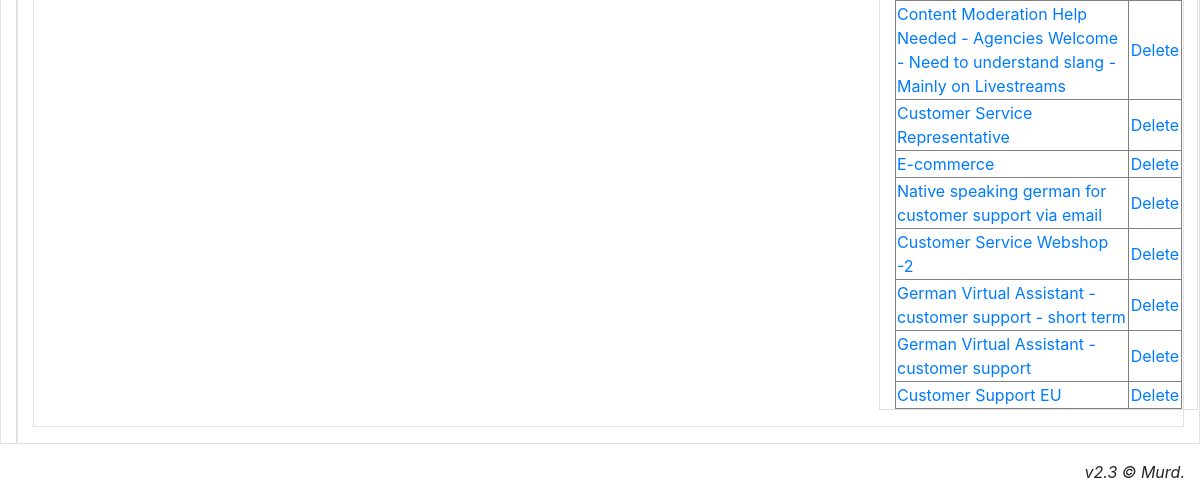
Before: /chat/db/edit/503/ (lower part) with the older database file.
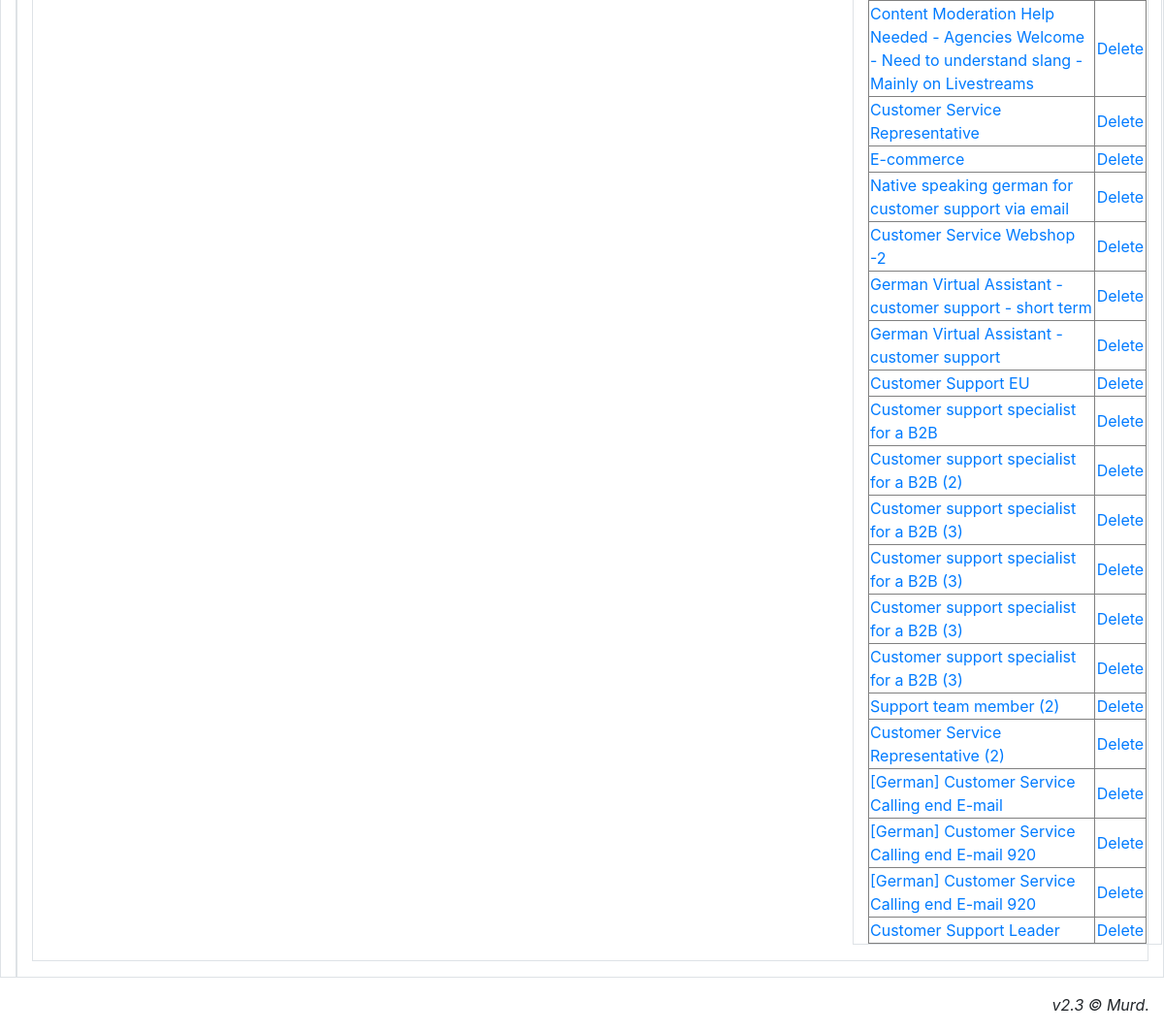
After: the same page with the newer database file.
### chat/models.py (models this page shows, shortened)
class MessageChain(models.Model):
    owner = models.ForeignKey(AdvUser, verbose_name='Chein owner.', on_delete = models.DO_NOTHING)
    created_at = models.DateTimeField(auto_now_add=True, db_index=True, verbose_name='Message time.')
    job_title = models.TextField(default = "noname")
    job_description = models.TextField()
    proposal_cover_letter = models.TextField()
    chat_interview = models.TextField()

### chat/views.py (the view, shortened to what this page needs)
# urls.py: path('chat/db/edit/<int:id>/', views.edit_proposal_page, name= 'my_edit_proposal'),
def edit_proposal_page(request, id = 0):
    template = 'chat/chat_edit_proposal.html'
    jobs = MessageChain.objects.all()
    models = [(0, 'text-davinci-003'), (1, 'gpt-3.5-turbo')]
    if (id > 0):
        curr_job_chain = MessageChain.objects.get(id=id)
    else:
        curr_job_chain = MessageChain.objects.last()
    if (curr_job_chain == None):
        parts = JobForm()
    else:
        messages = []
        res = ProposalHistory.objects.filter(message_chain=curr_job_chain)
        if(len(res) == 0):
            messages.extend(curr_job_chain.proposal_cover_letter)
        else:
            for qa in res:
                if not (pd.isna(qa.user_question)):
                    messages.extend(["\n ______________________________________________________ \n", qa.user_question, "\n ______________________________________________________ \n", qa.ai_answer])
        st = ""
        for buf in messages:
            st += buf
        parts = EditJobForm(initial= {"f_content":st})
    context = {"form": parts, "jobs": jobs}
    return render(request, template, context)

### chat/templates/chat/chat_edit_proposal.html (shortened to what this page needs)
{% extends "chat/chat_base.html" %}
{% load static %}
{% load bootstrap4 %}
{% block content %}
<div class="conteiner-fluid mb-2 border">
<form name="Edit proposal" method="POST" >
  <div class="row mb-2">
	<div class="col">
	</div>
	<div class="col mb-2 border">
		<table border="1" colspan="2" width="100%">
		{% for record in jobs %}
		<tr>
		<td><a href="{% url 'chat:my_edit_proposal' id=record.id %}" style="text-decoration:None">{{record.job_title }}</a></td>
		<td align="center"><a href="{% url 'chat:my_del_record_edit' id=record.id %}" style="text-decoration:None">Delete</a></td>
		</tr>
		{% endfor %}
		</table>
	</div>
</form>
</div>
{% endblock %}

Changed rows visible on the page:
added MessageChain: job_title "Customer support specialist for a B2B"
added MessageChain: job_title "Customer support specialist for a B2B (2)"
added MessageChain: job_title "Customer support specialist for a B2B (3)"
added MessageChain: job_title "Customer support specialist for a B2B (3)"
added MessageChain: job_title "Customer support specialist for a B2B (3)"
added MessageChain: job_title "Customer support specialist for a B2B (3)"
added MessageChain: job_title "Support team member (2)"
added MessageChain: job_title "Customer Service Representative (2)"
added MessageChain: job_title "[German] Customer Service Calling end E-mail"
added MessageChain: job_title "[German] Customer Service Calling end E-mail 920"
added MessageChain: job_title "[German] Customer Service Calling end E-mail 920"
added MessageChain: job_title "Customer Support Leader"
